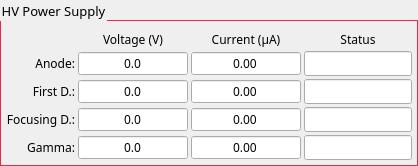
       <widget class="QGroupBox" name="hvPowerSupply_groupBox">
        <property name="sizePolicy">
         <sizepolicy hsizetype="Fixed" vsizetype="Preferred">
          <horstretch>0</horstretch>
          <verstretch>0</verstretch>
         </sizepolicy>
        </property>
        <property name="font">
         <font>
          <family>Lucida Sans Unicode</family>
          <pointsize>10</pointsize>
         </font>
        </property>
        <property name="styleSheet">
         <string notr="true">QGroupBox {
    border:1px solid #E82A4A;
    margin-top: 20px;
}
</string>
        </property>
        <property name="title">
         <string>HV Power Supply</string>
        </property>
        <layout class="QGridLayout" name="gridLayout_8">
         <property name="leftMargin">
          <number>5</number>
         </property>
         <property name="topMargin">
          <number>10</number>
         </property>
         <property name="rightMargin">
          <number>5</number>
         </property>
         <property name="bottomMargin">
          <number>5</number>
         </property>
         <property name="spacing">
          <number>3</number>
         </property>
         <item row="4" column="3">
          <widget class="QLineEdit" name="statusGamma_lineEdit">
           <property name="maximumSize">
            <size>
             <width>160</width>
             <height>16777215</height>
            </size>
           </property>
           <property name="font">
            <font>
             <family>Lucida Sans Unicode</family>
             <pointsize>9</pointsize>
            </font>
           </property>
           <property name="alignment">
            <set>Qt::AlignCenter</set>
           </property>
           <property name="readOnly">
            <bool>true</bool>
           </property>
          </widget>
         </item>
         <item row="1" column="1">
          <widget class="QDoubleSpinBox" name="voltAnode_doubleSpinBox">
           <property name="minimumSize">
            <size>
             <width>110</width>
             <height>0</height>
            </size>
           </property>
           <property name="font">
            <font>
             <family>Lucida Sans Unicode</family>
             <pointsize>9</pointsize>
            </font>
           </property>
           <property name="alignment">
            <set>Qt::AlignCenter</set>
           </property>
           <property name="readOnly">
            <bool>true</bool>
           </property>
           <property name="buttonSymbols">
            <enum>QAbstractSpinBox::NoButtons</enum>
           </property>
           <property name="showGroupSeparator" stdset="0">
            <bool>true</bool>
           </property>
           <property name="decimals">
            <number>1</number>
           </property>
           <property name="maximum">
            <double>10000.000000000000000</double>
           </property>
          </widget>
         </item>
         <item row="0" column="2">
          <widget class="QLabel" name="label_33">
           <property name="font">
            <font>
             <family>Lucida Sans Unicode</family>
             <pointsize>9</pointsize>
            </font>
           </property>
           <property name="text">
            <string>Current (μA)</string>
           </property>
           <property name="alignment">
            <set>Qt::AlignBottom|Qt::AlignHCenter</set>
           </property>
          </widget>
         </item>
         <item row="0" column="1">
          <widget class="QLabel" name="label_18">
           <property name="font">
            <font>
             <family>Lucida Sans Unicode</family>
             <pointsize>9</pointsize>
            </font>
           </property>
           <property name="text">
            <string>Voltage (V)</string>
           </property>
           <property name="alignment">
            <set>Qt::AlignBottom|Qt::AlignHCenter</set>
           </property>
          </widget>
         </item>
         <item row="1" column="3">
          <widget class="QLineEdit" name="statusAnode_lineEdit">
           <property name="maximumSize">
            <size>
             <width>160</width>
             <height>16777215</height>
            </size>
           </property>
           <property name="font">
            <font>
             <family>Lucida Sans Unicode</family>
             <pointsize>9</pointsize>
            </font>
           </property>
           <property name="alignment">
            <set>Qt::AlignCenter</set>
           </property>
           <property name="readOnly">
            <bool>true</bool>
           </property>
          </widget>
         </item>
         <item row="2" column="0">
          <widget class="QLabel" name="label_39">
           <property name="sizePolicy">
            <sizepolicy hsizetype="Minimum" vsizetype="Preferred">
             <horstretch>0</horstretch>
             <verstretch>0</verstretch>
            </sizepolicy>
           </property>
           <property name="font">
            <font>
             <family>Lucida Sans Unicode</family>
             <pointsize>9</pointsize>
            </font>
           </property>
           <property name="text">
            <string>First D.:</string>
           </property>
           <property name="alignment">
            <set>Qt::AlignRight|Qt::AlignTrailing|Qt::AlignVCenter</set>
           </property>
          </widget>
         </item>
         <item row="1" column="0">
          <widget class="QLabel" name="label_38">
           <property name="sizePolicy">
            <sizepolicy hsizetype="Minimum" vsizetype="Preferred">
             <horstretch>0</horstretch>
             <verstretch>0</verstretch>
            </sizepolicy>
           </property>
           <property name="font">
            <font>
             <family>Lucida Sans Unicode</family>
             <pointsize>9</pointsize>
            </font>
           </property>
           <property name="text">
            <string>Anode:</string>
           </property>
           <property name="alignment">
            <set>Qt::AlignRight|Qt::AlignTrailing|Qt::AlignVCenter</set>
           </property>
          </widget>
         </item>
         <item row="0" column="3">
          <widget class="QLabel" name="label_37">
           <property name="font">
            <font>
             <family>Lucida Sans Unicode</family>
             <pointsize>9</pointsize>
            </font>
           </property>
           <property name="text">
            <string>Status</string>
           </property>
           <property name="alignment">
            <set>Qt::AlignBottom|Qt::AlignHCenter</set>
           </property>
          </widget>
         </item>
         <item row="3" column="3">
          <widget class="QLineEdit" name="statusFocusingD_lineEdit">
           <property name="maximumSize">
            <size>
             <width>160</width>
             <height>16777215</height>
            </size>
           </property>
           <property name="font">
            <font>
             <family>Lucida Sans Unicode</family>
             <pointsize>9</pointsize>
            </font>
           </property>
           <property name="alignment">
            <set>Qt::AlignCenter</set>
           </property>
           <property name="readOnly">
            <bool>true</bool>
           </property>
          </widget>
         </item>
         <item row="3" column="0">
          <widget class="QLabel" name="label_40">
           <property name="sizePolicy">
            <sizepolicy hsizetype="Minimum" vsizetype="Preferred">
             <horstretch>0</horstretch>
             <verstretch>0</verstretch>
            </sizepolicy>
           </property>
           <property name="font">
            <font>
             <family>Lucida Sans Unicode</family>
             <pointsize>9</pointsize>
            </font>
           </property>
           <property name="text">
            <string>Focusing D.:</string>
           </property>
           <property name="alignment">
            <set>Qt::AlignRight|Qt::AlignTrailing|Qt::AlignVCenter</set>
           </property>
          </widget>
         </item>
         <item row="2" column="3">
          <widget class="QLineEdit" name="statusFirstD_lineEdit">
           <property name="maximumSize">
            <size>
             <width>160</width>
             <height>16777215</height>
            </size>
           </property>
           <property name="font">
            <font>
             <family>Lucida Sans Unicode</family>
             <pointsize>9</pointsize>
            </font>
           </property>
           <property name="alignment">
            <set>Qt::AlignCenter</set>
           </property>
           <property name="readOnly">
            <bool>true</bool>
           </property>
          </widget>
         </item>
         <item row="4" column="0">
          <widget class="QLabel" name="label_41">
           <property name="sizePolicy">
            <sizepolicy hsizetype="Minimum" vsizetype="Preferred">
             <horstretch>0</horstretch>
             <verstretch>0</verstretch>
            </sizepolicy>
           </property>
           <property name="font">
            <font>
             <family>Lucida Sans Unicode</family>
             <pointsize>9</pointsize>
            </font>
           </property>
           <property name="text">
            <string>Gamma:</string>
           </property>
           <property name="alignment">
            <set>Qt::AlignRight|Qt::AlignTrailing|Qt::AlignVCenter</set>
           </property>
          </widget>
         </item>
         <item row="2" column="1">
          <widget class="QDoubleSpinBox" name="voltFirstD_doubleSpinBox">
           <property name="minimumSize">
            <size>
             <width>110</width>
             <height>0</height>
            </size>
           </property>
           <property name="font">
            <font>
             <family>Lucida Sans Unicode</family>
             <pointsize>9</pointsize>
            </font>
           </property>
           <property name="alignment">
            <set>Qt::AlignCenter</set>
           </property>
           <property name="readOnly">
            <bool>true</bool>
           </property>
           <property name="buttonSymbols">
            <enum>QAbstractSpinBox::NoButtons</enum>
           </property>
           <property name="showGroupSeparator" stdset="0">
            <bool>true</bool>
           </property>
           <property name="decimals">
            <number>1</number>
           </property>
           <property name="maximum">
            <double>10000.000000000000000</double>
           </property>
          </widget>
         </item>
         <item row="4" column="1">
          <widget class="QDoubleSpinBox" name="voltGamma_doubleSpinBox">
           <property name="minimumSize">
            <size>
             <width>110</width>
             <height>0</height>
            </size>
           </property>
           <property name="font">
            <font>
             <family>Lucida Sans Unicode</family>
             <pointsize>9</pointsize>
            </font>
           </property>
           <property name="alignment">
            <set>Qt::AlignCenter</set>
           </property>
           <property name="readOnly">
            <bool>true</bool>
           </property>
           <property name="buttonSymbols">
            <enum>QAbstractSpinBox::NoButtons</enum>
           </property>
           <property name="showGroupSeparator" stdset="0">
            <bool>true</bool>
           </property>
           <property name="decimals">
            <number>1</number>
           </property>
           <property name="maximum">
            <double>10000.000000000000000</double>
           </property>
          </widget>
         </item>
         <item row="3" column="1">
          <widget class="QDoubleSpinBox" name="voltFocusingD_doubleSpinBox">
           <property name="minimumSize">
            <size>
             <width>110</width>
             <height>0</height>
            </size>
           </property>
           <property name="font">
            <font>
             <family>Lucida Sans Unicode</family>
             <pointsize>9</pointsize>
            </font>
           </property>
           <property name="alignment">
            <set>Qt::AlignCenter</set>
           </property>
           <property name="readOnly">
            <bool>true</bool>
           </property>
           <property name="buttonSymbols">
            <enum>QAbstractSpinBox::NoButtons</enum>
           </property>
           <property name="showGroupSeparator" stdset="0">
            <bool>true</bool>
           </property>
           <property name="decimals">
            <number>1</number>
           </property>
           <property name="maximum">
            <double>10000.000000000000000</double>
           </property>
          </widget>
         </item>
         <item row="1" column="2">
          <widget class="QDoubleSpinBox" name="ampAnode_doubleSpinBox">
           <property name="minimumSize">
            <size>
             <width>110</width>
             <height>0</height>
            </size>
           </property>
           <property name="font">
            <font>
             <family>Lucida Sans Unicode</family>
             <pointsize>9</pointsize>
            </font>
           </property>
           <property name="alignment">
            <set>Qt::AlignCenter</set>
           </property>
           <property name="readOnly">
            <bool>true</bool>
           </property>
           <property name="buttonSymbols">
            <enum>QAbstractSpinBox::NoButtons</enum>
           </property>
           <property name="showGroupSeparator" stdset="0">
            <bool>true</bool>
           </property>
           <property name="maximum">
            <double>10000.000000000000000</double>
           </property>
          </widget>
         </item>
         <item row="2" column="2">
          <widget class="QDoubleSpinBox" name="ampFirstD_doubleSpinBox">
           <property name="minimumSize">
            <size>
             <width>110</width>
             <height>0</height>
            </size>
           </property>
           <property name="font">
            <font>
             <family>Lucida Sans Unicode</family>
             <pointsize>9</pointsize>
            </font>
           </property>
           <property name="alignment">
            <set>Qt::AlignCenter</set>
           </property>
           <property name="readOnly">
            <bool>true</bool>
           </property>
           <property name="buttonSymbols">
            <enum>QAbstractSpinBox::NoButtons</enum>
           </property>
           <property name="showGroupSeparator" stdset="0">
            <bool>true</bool>
           </property>
           <property name="maximum">
            <double>10000.000000000000000</double>
           </property>
          </widget>
         </item>
         <item row="3" column="2">
          <widget class="QDoubleSpinBox" name="ampFocusingD_doubleSpinBox">
           <property name="minimumSize">
            <size>
             <width>110</width>
             <height>0</height>
            </size>
           </property>
           <property name="font">
            <font>
             <family>Lucida Sans Unicode</family>
             <pointsize>9</pointsize>
            </font>
           </property>
           <property name="alignment">
            <set>Qt::AlignCenter</set>
           </property>
           <property name="readOnly">
            <bool>true</bool>
           </property>
           <property name="buttonSymbols">
            <enum>QAbstractSpinBox::NoButtons</enum>
           </property>
           <property name="showGroupSeparator" stdset="0">
            <bool>true</bool>
           </property>
           <property name="maximum">
            <double>10000.000000000000000</double>
           </property>
          </widget>
         </item>
         <item row="4" column="2">
          <widget class="QDoubleSpinBox" name="ampGamma_doubleSpinBox">
           <property name="minimumSize">
            <size>
             <width>110</width>
             <height>0</height>
            </size>
           </property>
           <property name="font">
            <font>
             <family>Lucida Sans Unicode</family>
             <pointsize>9</pointsize>
            </font>
           </property>
           <property name="alignment">
            <set>Qt::AlignCenter</set>
           </property>
           <property name="readOnly">
            <bool>true</bool>
           </property>
           <property name="buttonSymbols">
            <enum>QAbstractSpinBox::NoButtons</enum>
           </property>
           <property name="showGroupSeparator" stdset="0">
            <bool>true</bool>
           </property>
           <property name="maximum">
            <double>10000.000000000000000</double>
           </property>
          </widget>
         </item>
        </layout>
       </widget>
